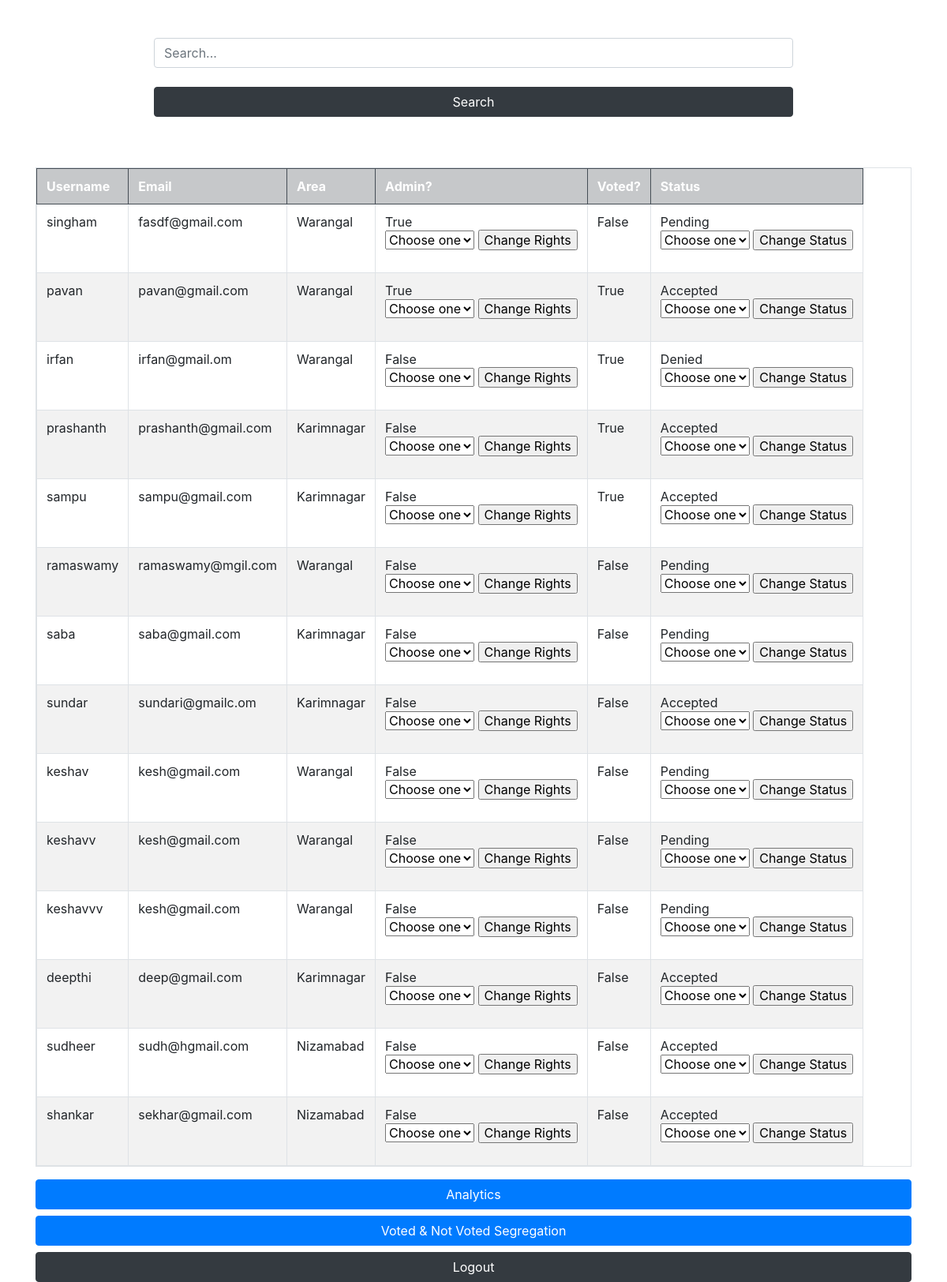
The page /permissons/ on the database as committed earlier.
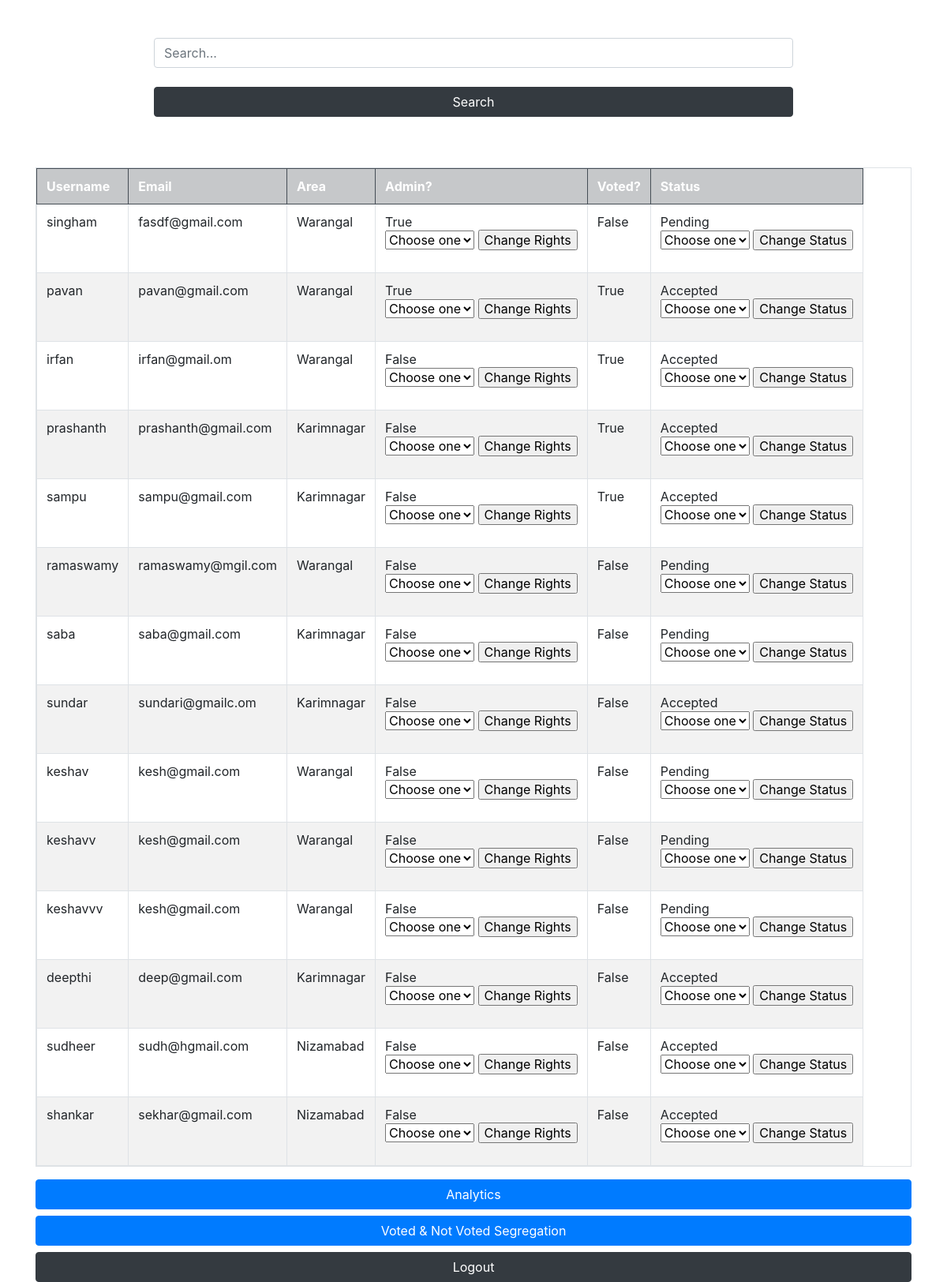
The same page on the database as committed later.
### voter/models.py (models this page shows, shortened)
class Voter(models.Model):
    PENDING = "Pending"
    ACCEPTED = "Accepted"
    DENIED = "Denied"
    STATUS_CHOICES = (
        (PENDING, "Pending"),(ACCEPTED, "Accepted"),(DENIED, "Denied")
    )
    user       = models.OneToOneField(User, on_delete=models.DO_NOTHING)
    is_admin   = models.BooleanField(default=False)
    is_voted   = models.BooleanField(default=False)
    status     = models.CharField(max_length=10, default=ACCEPTED, choices=STATUS_CHOICES)
    area       = models.ForeignKey(Area, on_delete=models.PROTECT)
    is_candidate = models.BooleanField(default=False)

class User(AbstractUser):
    first_name = models.CharField(max_length=255)
    last_name = models.CharField(max_length=255)
    email = models.CharField(max_length=255)
    username = models.CharField(max_length=255, unique=True)
    password = models.CharField(max_length=255)
    USERNAME_FIELD = 'username'
    REQUIRED_FIELDS = []

class Area(models.Model):
    area = models.CharField(max_length=20)
    area_id = models.IntegerField()
    def __str__(self) -> str:
        return self.area

### voter/views.py (the view)
# urls.py: path('permissons/', views.admin_permissions, name="admin-permissions"),
def admin_permissions(request):
    voter = Voter.objects.select_related('user').all()
    context = {
        'voters': voter,
    }
    return render(request, 'admin-permissions.html', context)

### templates/admin-permissions.html (shortened to what this page needs)
{% include 'base.html' %}
<div class="container" style="width: 70%">
    <form action="{% url 'search' %}" method="post">
        <input class='form-control' type="text" name="search" placeholder="Search...">
        <br>
        <input type="submit" class="btn btn-block btn-dark"value="Search">
    </form>
</div>
<center class="container">
    <table class="table table-striped table-hover table-bordered table-responsive">
        <tr class="table-dark">
          <th>Username</th>
          <th>Email</th>
          <th>Area</th>
          <th>Admin?</th>
          <th>Voted?</th>
          <th>Status</th>
        </tr>
        {% for voter in voters %}
            <tr>
                <td>{{voter.user.username}}</td>
                <td>{{voter.user.email}}</td>
                <td>{{voter.area}}</td>
                <td>
                    {{voter.is_admin}}
                    <br>
                    <form action="{% url 'admin-rights' username=voter.user.username %}" method="post">
                        <select name="admin_rights">
                            <option value="Choose"> Choose one </option>
                        </select>
                        <input type="submit" value="Change Rights">
                    </form>
                </td>
                <td>{{voter.is_voted}}</td>
                <td>
                    {{voter.status}}
                    <br>
                    <form action="{% url 'memeber-status-change' username=voter.user.username %}" method="post">
                        <select name="status_change">
                            <option value="Choose"> Choose one </option>
                        </select>
                        <input type="submit" value="Change Status">
                    </form>
                </td>
            </tr>
        {% endfor %}
    </table>
</center>
<div class="container">
    <a href="{% url 'admin-analytics' %}" class="btn btn-primary btn-block">Analytics</a>
    <a href="{% url 'admin-segregation' %}" class="btn btn-primary btn-block">Voted & Not Voted Segregation</a>
    <a href="{% url 'logoutt' %}" class="btn btn-block btn-dark">Logout</a>
</div>

Rows that differ between the two databases and show on the page:
changed Voter "irfan": status "Denied" → "Accepted"
